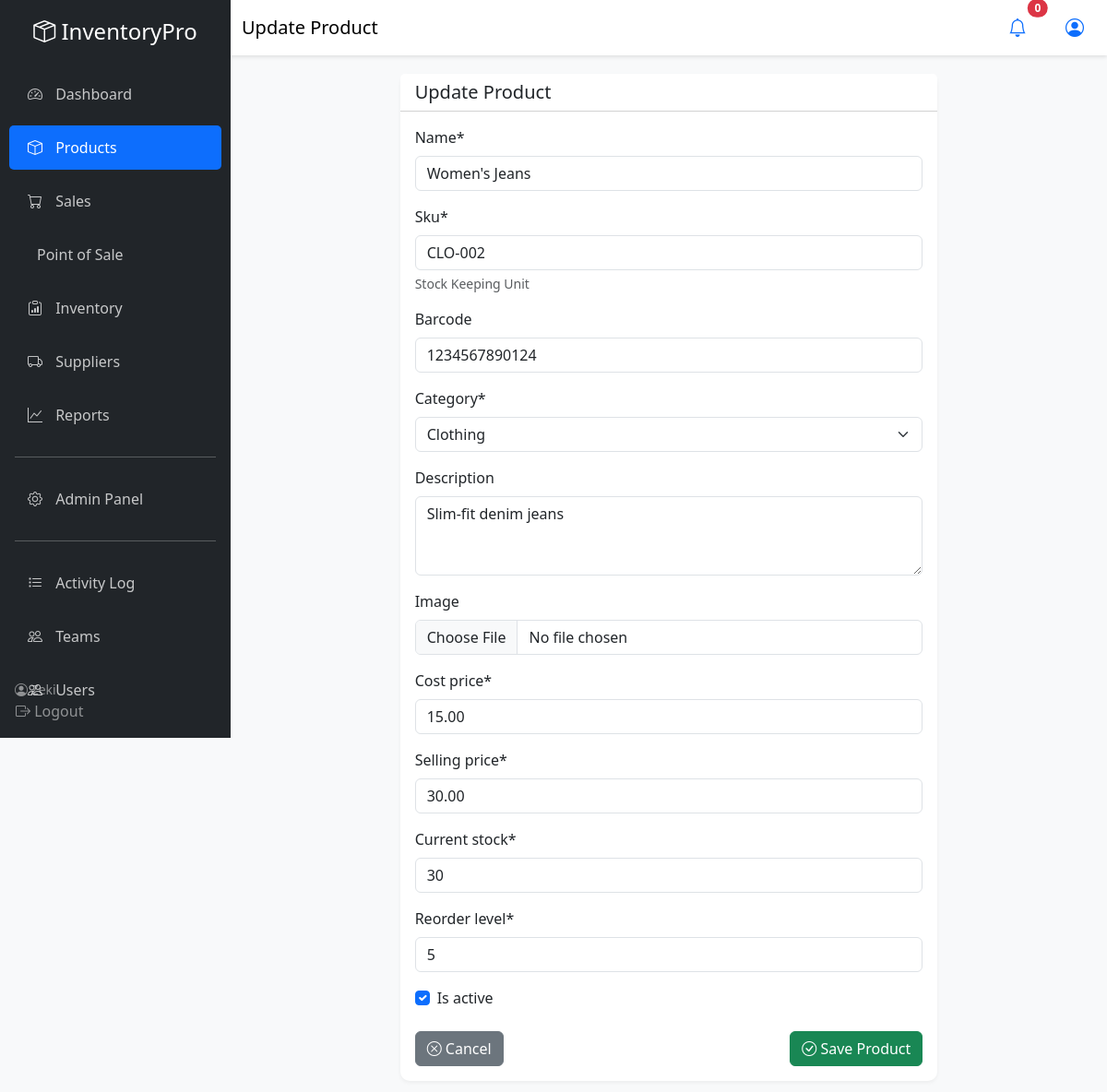
The app's page /products/2/update/ (signed in) with its own data.
### apps/products/models.py (models this page shows, shortened)
class Product(models.Model):
    name = models.CharField(max_length=200)
    sku = models.CharField(max_length=50, unique=True, help_text="Stock Keeping Unit")
    barcode = models.CharField(max_length=100, blank=True, null=True, unique=True)
    category = models.ForeignKey(Category, on_delete=models.SET_NULL, null=True, related_name='products')
    description = models.TextField(blank=True)
    image = models.ImageField(upload_to='products/', blank=True, null=True)
    cost_price = models.DecimalField(max_digits=10, decimal_places=2, validators=[MinValueValidator(Decimal('0.00'))])
    selling_price = models.DecimalField(max_digits=10, decimal_places=2, validators=[MinValueValidator(Decimal('0.00'))])
    current_stock = models.IntegerField(default=0, validators=[MinValueValidator(0)])
    reorder_level = models.IntegerField(default=10, validators=[MinValueValidator(0)])
    is_active = models.BooleanField(default=True)
    created_by = models.ForeignKey(User, on_delete=models.SET_NULL, null=True, related_name='created_products')
    created_at = models.DateTimeField(auto_now_add=True)
    updated_at = models.DateTimeField(auto_now=True)
    class Meta:
        ordering = ['-created_at']
        indexes = [
            models.Index(fields=['sku']),
            models.Index(fields=['barcode']),
            models.Index(fields=['name']),
        ]

class Category(models.Model):
    name = models.CharField(max_length=100, unique=True)
    description = models.TextField(blank=True)
    created_at = models.DateTimeField(auto_now_add=True)
    class Meta:
        verbose_name_plural = "Categories"
        ordering = ['name']
    def __str__(self):
        return self.name

### apps/products/views.py (the view)
# urls.py: path('<int:product_id>/update/', views.product_update, name='product_update'),
@login_required
def product_update(request, product_id):
    product = get_object_or_404(Product, id=product_id)
    if request.method == 'POST':
        form = ProductForm(request.POST, request.FILES, instance=product)
        if form.is_valid():
            form.save()
            messages.success(request, f'Product "{product.name}" updated successfully!')
            return redirect('products:product_detail', product_id=product.id)
    else:
        form = ProductForm(instance=product)
    return render(request, 'products/product_form.html', {
        'form': form,
        'product': product,
        'action': 'Update'
    })

### apps/products/forms.py
class ProductForm(forms.ModelForm):
    class Meta:
        model = Product
        fields = [
            'name', 'sku', 'barcode', 'category', 'description',
            'image', 'cost_price', 'selling_price', 'current_stock',
            'reorder_level', 'is_active'
        ]
        widgets = {
            'name': forms.TextInput(attrs={'class': 'form-control'}),
            'sku': forms.TextInput(attrs={'class': 'form-control'}),
            'barcode': forms.TextInput(attrs={'class': 'form-control'}),
            'category': forms.Select(attrs={'class': 'form-select'}),
            'description': forms.Textarea(attrs={'class': 'form-control', 'rows': 3}),
            'image': forms.FileInput(attrs={'class': 'form-control'}),
            'cost_price': forms.NumberInput(attrs={'class': 'form-control', 'step': '0.01'}),
            'selling_price': forms.NumberInput(attrs={'class': 'form-control', 'step': '0.01'}),
            'current_stock': forms.NumberInput(attrs={'class': 'form-control'}),
            'reorder_level': forms.NumberInput(attrs={'class': 'form-control'}),
            'is_active': forms.CheckboxInput(attrs={'class': 'form-check-input'}),
        }

### config/context_processors.py (called while the page is built)
def inventory_context(request):
    if request.user.is_authenticated:
        low_stock_count = Product.objects.filter(
            is_active=True,
            current_stock__lte=F('reorder_level')
        ).count()
        return {
            'low_stock_count': low_stock_count
        }
    return {}

### templates/products/product_form.html (shortened to what this page needs)
{% extends 'base.html' %}
{% load crispy_forms_tags %}
{% block page_title %}{{ action }} Product{% endblock %}
{% block content %}
<div class="container">
    <div class="row justify-content-center">
        <div class="col-lg-8">
            <div class="card card-custom">
                <div class="card-header bg-white">
                    <h5 class="mb-0">{{ action }} Product</h5>
                </div>
                <div class="card-body">
                    <form method="post" enctype="multipart/form-data">
                        {{ form|crispy }}
                        <div class="d-flex justify-content-between mt-4">
                            <a href="{% url 'products:product_list' %}" class="btn btn-secondary">
                                <i class="bi bi-x-circle"></i> Cancel
                            </a>
                            <button type="submit" class="btn btn-success">
                                <i class="bi bi-check-circle"></i> Save Product
                            </button>
                        </div>
                    </form>
                </div>
            </div>
        </div>
    </div>
</div>
{% endblock %}

### templates/base.html (shortened to what this page needs)
<!DOCTYPE html>
{% load static %}
<html lang="en">
<head>
    <link href="https://cdn.jsdelivr.net/npm/bootstrap@5.3.0/dist/css/bootstrap.min.css" rel="stylesheet">
    <link rel="stylesheet" href="https://cdn.jsdelivr.net/npm/bootstrap-icons@1.11.0/font/bootstrap-icons.css">
    <link rel="stylesheet" href="https://cdn.datatables.net/1.13.6/css/dataTables.bootstrap5.min.css">
</head>
<body>
    <nav class="sidebar" id="sidebar">
        <div class="text-center mb-4">
            <h4 class="text-white">
                <i class="bi bi-box-seam"></i> InventoryPro
            </h4>
        </div>
        <ul class="nav flex-column">
            <li class="nav-item">
                <a class="nav-link {% if request.path == '/dashboard/' %}active{% endif %}" href="{% url 'dashboard' %}">
                    <i class="bi bi-speedometer2"></i> Dashboard
                </a>
            </li>
            <li class="nav-item">
                <a class="nav-link {% if 'products' in request.path %}active{% endif %}" href="{% url 'products:product_list' %}">
                    <i class="bi bi-box"></i> Products
                </a>
            </li>
            <li class="nav-item">
                <a class="nav-link {% if 'sales' in request.path %}active{% endif %}" href="{% url 'sales:sales_list' %}">
                    <i class="bi bi-cart"></i> Sales
                </a>
            </li>
            <li class="nav-item">
                <a class="nav-link {% if 'pos' in request.path %}active{% endif %}" href="{% url 'sales:new_sale' %}">
                     Point of Sale
                </a>
            </li>
            <li class="nav-item">
                <a class="nav-link {% if 'inventory' in request.path %}active{% endif %}" href="{% url 'inventory:stock_list' %}">
                    <i class="bi bi-clipboard-data"></i> Inventory
                </a>
            </li>
            <li class="nav-item">
                <a class="nav-link {% if 'suppliers' in request.path %}active{% endif %}" href="{% url 'suppliers:supplier_list' %}">
                    <i class="bi bi-truck"></i> Suppliers
                </a>
            </li>
            <li class="nav-item">
                <a class="nav-link {% if 'reports' in request.path %}active{% endif %}" href="{% url 'reports:dashboard' %}">
                    <i class="bi bi-graph-up"></i> Reports
                </a>
            </li>
            <hr class="text-white mx-3">
            <li class="nav-item">
                <a class="nav-link" href="{% url 'admin:index' %}">
                    <i class="bi bi-gear"></i> Admin Panel
                </a>
            </li>
        {% if user.is_superuser or user.profile.role.name in "ADMIN,MANAGER" %}
            <hr class="text-white mx-3">
            <li class="nav-item">
                <a class="nav-link {% if 'activity' in request.path %}active{% endif %}" href="{% url 'users:activity_log' %}">
                    <i class="bi bi-list-task"></i> Activity Log
                </a>
            </li>
            <li class="nav-item">
                <a class="nav-link {% if 'teams' in request.path %}active{% endif %}" href="{% url 'users:team_list' %}">
                    <i class="bi bi-people"></i> Teams
                </a>
            </li>
            <li class="nav-item">
                <a class="nav-link {% if 'users' in request.path %}active{% endif %}" href="{% url 'users:user_list' %}">
                    <i class="bi bi-people"></i> Users
                </a>
            </li>
        {% endif %}
        </ul>
        <div class="position-absolute bottom-0 w-100 p-3">
            <div class="text-white-50 small">
                <i class="bi bi-person-circle"></i> {{ user.username }}
                <br>
                <form method="POST" action="{% url 'logout' %}" class="d-inline">
                    <button class="btn btn-link text-white-50 text-decoration-none p-0 m-0">
                        <i class="bi bi-box-arrow-right"></i> Logout
                    </button>
                </form>
            </div>
        </div>
    </nav>
    <nav class="navbar navbar-top navbar-expand-lg navbar-light sticky-top">
        <div class="container-fluid">
            <span class="navbar-brand mb-0 h1">{% block page_title %}Dashboard{% endblock %}</span>
            <div class="d-flex align-items-center">
                <div class="dropdown">
                    <button class="btn btn-link position-relative" data-bs-toggle="dropdown">
                        <i class="bi bi-bell fs-5"></i>
                        <span class="position-absolute top-0 start-100 translate-middle badge rounded-pill bg-danger">
                            {{ low_stock_count }}
                        </span>
                    </button>
                </div>
                <div class="dropdown ms-3">
                    <button class="btn btn-link" data-bs-toggle="dropdown">
                        <i class="bi bi-person-circle fs-5"></i>
                    </button>
                </div>
            </div>
        </div>
    </nav>
    <main class="main-content">
        {% block content %}{% endblock %}
    </main>
</body>
</html>

### templates/base.html (style rules this page uses)
:root { --sidebar-width: 250px; --primary-color: #0d6efd; --sidebar-bg: #212529; }
body { font-family: 'Segoe UI', Tahoma, Geneva, Verdana, sans-serif; background-color: #f8f9fa; }
.sidebar { position: fixed; top: 0; left: 0; height: 100vh; width: var(--sidebar-width); background-color: var(--sidebar-bg); padding-top: 20px; overflow-y: auto; z-index: 1000; transition: all 0.3s; }
.sidebar .nav-link { color: rgba(255, 255, 255, 0.75); padding: 12px 20px; margin: 5px 10px; border-radius: 5px; transition: all 0.3s; }
.sidebar .nav-link:hover, .sidebar .nav-link.active { background-color: var(--primary-color); color: white; }
.sidebar .nav-link i { margin-right: 10px; width: 20px; }
.main-content { margin-left: var(--sidebar-width); padding: 20px; min-height: 100vh; }
.navbar-top { margin-left: var(--sidebar-width); background-color: white; box-shadow: 0 2px 4px rgba(0,0,0,0.1); }
.card-custom { border: none; border-radius: 10px; box-shadow: 0 2px 4px rgba(0,0,0,0.05); }

### records on screen
Product: name "Women's Jeans", sku "CLO-002", barcode "1234567890124", category "Clothing", description "Slim-fit denim jeans", cost_price "15.00", selling_price "30.00", current_stock "30", reorder_level "5", is_active "☑"

### other values on screen
{{ user.username }} "Zeki"
{{ action }} "Update"
{{ low_stock_count }} "0"
